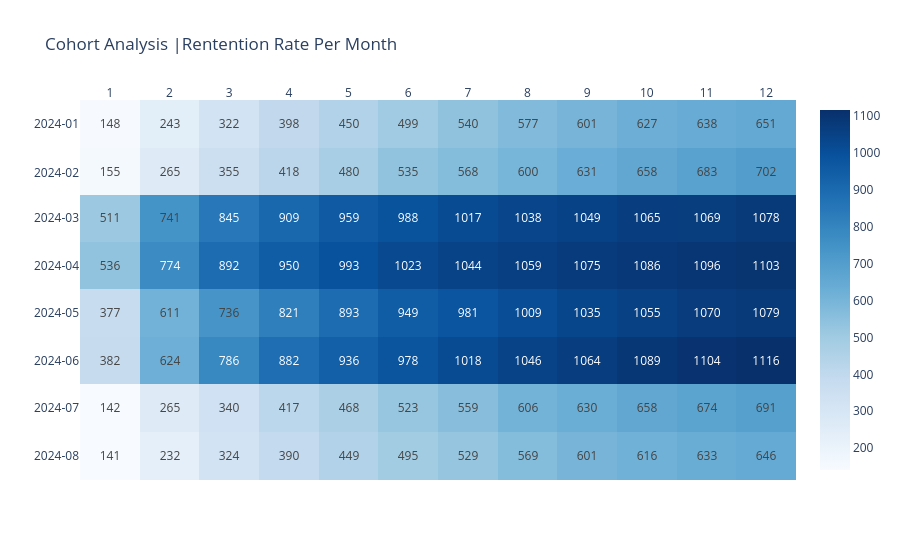

Source (notebook cell):
### Code cell
# փորձեք սարել ֆունկիցա , որը կվերցնի տարբեր տվյալներ
fig = px.imshow(
    img = for_heatmap,
    aspect = 'auto',
    color_continuous_scale = 'Blues',
    text_auto= '',
    labels = {
        'x': '',
        'y': '',
    },
    title = 'Cohort Analysis |Rentention Rate Per Month'
)

fig.update_xaxes(
    tickmode="array",
    tickvals=list(for_heatmap.columns),
    ticktext=[str(x) for x in for_heatmap.columns],
    side="top"
)

fig.update_yaxes(
    tickmode="array",
    tickvals=list(for_heatmap.index),
    ticktext=[str(y) for y in for_heatmap.index],
    autorange="reversed"
)

fig.show()

### Figure 1 — Plotly figure (JSON) as saved in the notebook; plotly's stock layout.template omitted (floating-point values rounded to 4 significant figures)
{"data": [{"coloraxis": "coloraxis", "hovertemplate": "x: %{x}<br>y: %{y}<br>color: %{z}<extra></extra>", "name": "0", "texttemplate": "%{z:}", "type": "heatmap", "x": [1, 2, 3, 4, 5, 6, 7, 8, 9, 10, 11, 12], "xaxis": "x", "y": ["2024-01", "2024-02", "2024-03", "2024-04", "2024-05", "2024-06", "2024-07", "2024-08"], "yaxis": "y", "z": [[148, 243, 322, 398, 450, 499, 540, 577, 601, 627, 638, 651], [155, 265, 355, 418, 480, 535, 568, 600, 631, 658, 683, 702], [511, 741, 845, 909, 959, 988, 1017, 1038, 1049, 1065, 1069, 1078], [536, 774, 892, 950, 993, 1023, 1044, 1059, 1075, 1086, 1096, 1103], [377, 611, 736, 821, 893, 949, 981, 1009, 1035, 1055, 1070, 1079], [382, 624, 786, 882, 936, 978, 1018, 1046, 1064, 1089, 1104, 1116], [142, 265, 340, 417, 468, 523, 559, 606, 630, 658, 674, 691], [141, 232, 324, 390, 449, 495, 529, 569, 601, 616, 633, 646]]}], "layout": {"coloraxis": {"colorscale": [[0, "rgb(247,251,255)"], [0.125, "rgb(222,235,247)"], [0.25, "rgb(198,219,239)"], [0.375, "rgb(158,202,225)"], [0.5, "rgb(107,174,214)"], [0.625, "rgb(66,146,198)"], [0.75, "rgb(33,113,181)"], [0.875, "rgb(8,81,156)"], [1, "rgb(8,48,107)"]]}, "title": {"text": "Cohort Analysis |Rentention Rate Per Month"}, "xaxis": {"anchor": "y", "domain": [0, 1], "side": "top", "tickmode": "array", "ticktext": ["1", "2", "3", "4", "5", "6", "7", "8", "9", "10", "11", "12"], "tickvals": [1, 2, 3, 4, 5, 6, 7, 8, 9, 10, 11, 12]}, "yaxis": {"anchor": "x", "autorange": "reversed", "domain": [0, 1], "tickmode": "array", "ticktext": ["2024-01", "2024-02", "2024-03", "2024-04", "2024-05", "2024-06", "2024-07", "2024-08"], "tickvals": ["2024-01", "2024-02", "2024-03", "2024-04", "2024-05", "2024-06", "2024-07", "2024-08"]}}}
